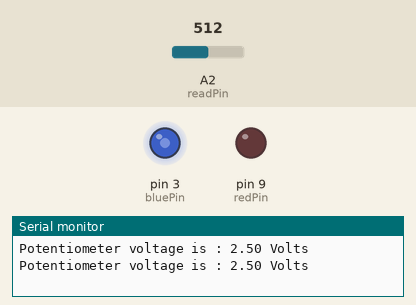
A sketch run on a simulated Arduino Uno, built with avr-gcc and run on an emulated ATmega328P. Shown: output pins drawn as LEDs (lit = HIGH), the last lines printed to the serial monitor. Inputs (shaded band) come from the test bench; at power-on: A2 (readPin) = 512.

Above: at 1.5 s.
1.6 s: A2 (readPin) set to 904
At 3.4 s:
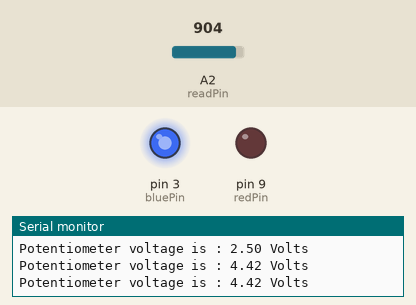
3.7 s: A2 (readPin) set to 937
At 4.8 s:
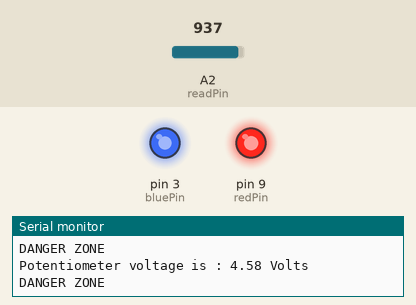
5.2 s: A2 (readPin) set to 716
At 6.0 s:
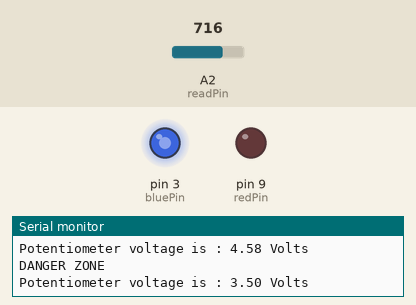
6.7 s: A2 (readPin) set to 122
At 7.2 s:
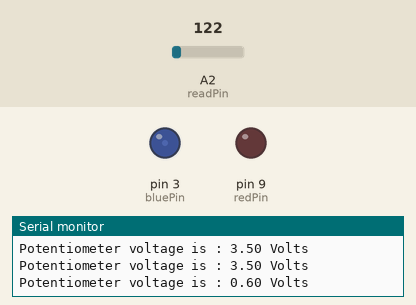
8.2 s: A2 (readPin) set to 0
At 9.4 s:
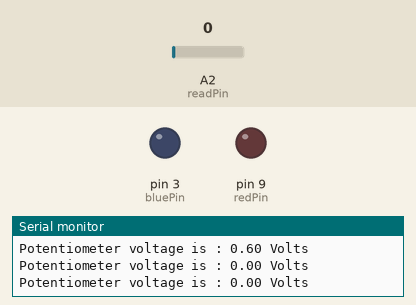
9.7 s: A2 (readPin) set to 511
At 10.8 s:
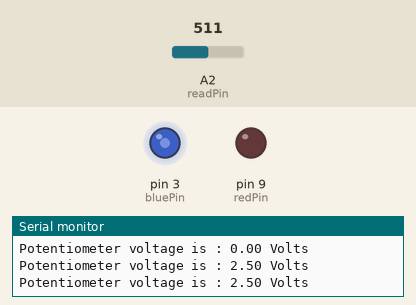
Timing chart, 0 to 12.2 s (numbered marks = the images above; inputs shaded):
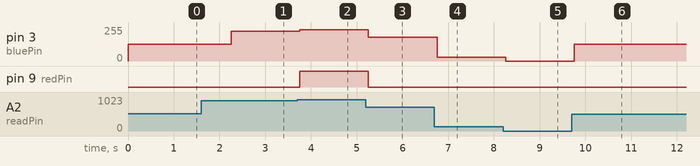

Measured:
- the behaviour switches between 920 and 921 on A2 (readPin) (found by bisection; images 1 and 2)
- after the input at 1.6 s, pin 3 (bluePin): 127/255 → 225/255 after 0.65 s
- after the input at 3.7 s, pin 3 (bluePin): 225/255 → 233/255 after 0.06 s; pin 9 (redPin): LOW → HIGH after 0.06 s
- after the input at 5.2 s, pin 3 (bluePin): 233/255 → 178/255 after 0.06 s; pin 9 (redPin): HIGH → LOW after 0.06 s
- after the input at 6.7 s, pin 3 (bluePin): 178/255 → 30/255 after 0.06 s
- after the input at 8.2 s, pin 3 (bluePin): 30/255 → 0/255 after 0.06 s
- after the input at 9.7 s, pin 3 (bluePin): 0/255 → 127/255 after 0.06 s

The sketch:

13_if_statements.ino
```cpp
int readPin = A2;
int redPin = 9;
int readValue;
float V2;
int blueBright = 0;
int bluePin = 3;
int pauseTime = 750;

void setup() {
  pinMode(redPin, OUTPUT); // To turn on and off the red light
  pinMode(readPin, INPUT);
  pinMode(bluePin, OUTPUT);
  Serial.begin(9600);
}

void loop() {
  readValue = analogRead(readPin);
  V2 = (5./1023) * readValue;
  Serial.print("Potentiometer voltage is : ");
  Serial.print(V2);
  Serial.println(" Volts");
  blueBright = (int) (V2 * 255)/5.;
  analogWrite(bluePin, blueBright);
  if(V2 >= 4.5){
    digitalWrite(redPin, HIGH);
    Serial.println("DANGER ZONE");
  } else {
    digitalWrite(redPin, LOW);
  }
  delay(pauseTime);
}
```
